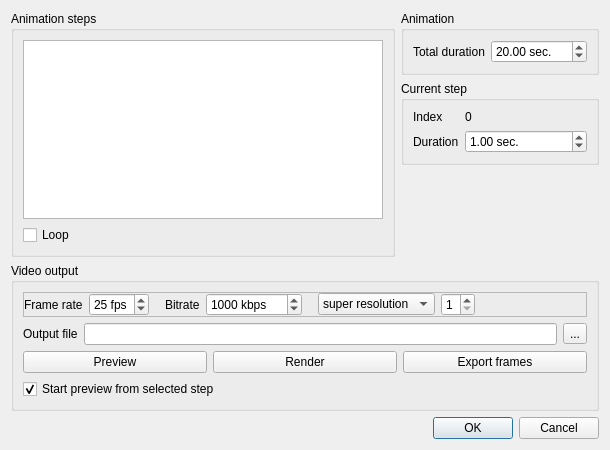
<?xml version="1.0" encoding="UTF-8"?>
<ui version="4.0">
 <class>AnimationDialog</class>
 <widget class="QDialog" name="AnimationDialog">
  <property name="geometry">
   <rect>
    <x>0</x>
    <y>0</y>
    <width>610</width>
    <height>450</height>
   </rect>
  </property>
  <property name="windowTitle">
   <string>Animation</string>
  </property>
  <property name="windowIcon">
   <iconset>
    <normaloff>:/CC/plugin/qAnimation/animation.png</normaloff>:/CC/plugin/qAnimation/animation.png</iconset>
  </property>
  <layout class="QVBoxLayout" name="verticalLayout_4">
   <item>
    <layout class="QHBoxLayout" name="horizontalLayout_2">
     <item>
      <widget class="QGroupBox" name="groupBox_2">
       <property name="title">
        <string>Animation steps</string>
       </property>
       <layout class="QVBoxLayout" name="verticalLayout_2">
        <item>
         <widget class="QListWidget" name="stepSelectionList">
          <property name="editTriggers">
           <set>QAbstractItemView::NoEditTriggers</set>
          </property>
         </widget>
        </item>
        <item>
         <widget class="QCheckBox" name="loopCheckBox">
          <property name="text">
           <string>Loop</string>
          </property>
         </widget>
        </item>
       </layout>
      </widget>
     </item>
     <item>
      <layout class="QVBoxLayout" name="verticalLayout_3">
       <item>
        <widget class="QGroupBox" name="pathGroupBox">
         <property name="title">
          <string>Animation</string>
         </property>
         <layout class="QFormLayout" name="formLayout_2">
          <property name="fieldGrowthPolicy">
           <enum>QFormLayout::AllNonFixedFieldsGrow</enum>
          </property>
          <item row="0" column="0">
           <widget class="QLabel" name="label_8">
            <property name="text">
             <string>Total duration</string>
            </property>
           </widget>
          </item>
          <item row="0" column="1">
           <widget class="QDoubleSpinBox" name="totalTimeDoubleSpinBox">
            <property name="suffix">
             <string> sec.</string>
            </property>
            <property name="minimum">
             <double>0.100000000000000</double>
            </property>
            <property name="maximum">
             <double>3600.000000000000000</double>
            </property>
            <property name="value">
             <double>20.000000000000000</double>
            </property>
           </widget>
          </item>
         </layout>
        </widget>
       </item>
       <item>
        <widget class="QGroupBox" name="currentStepGroupBox">
         <property name="title">
          <string>Current step</string>
         </property>
         <layout class="QFormLayout" name="formLayout">
          <property name="fieldGrowthPolicy">
           <enum>QFormLayout::AllNonFixedFieldsGrow</enum>
          </property>
          <item row="0" column="0">
           <widget class="QLabel" name="label_6">
            <property name="text">
             <string>Index</string>
            </property>
           </widget>
          </item>
          <item row="0" column="1">
           <widget class="QLabel" name="stepIndexLabel">
            <property name="text">
             <string notr="true">0</string>
            </property>
           </widget>
          </item>
          <item row="1" column="0">
           <widget class="QLabel" name="label_2">
            <property name="text">
             <string>Duration</string>
            </property>
           </widget>
          </item>
          <item row="1" column="1">
           <widget class="QDoubleSpinBox" name="stepTimeDoubleSpinBox">
            <property name="toolTip">
             <string>Speed modifier for the current step</string>
            </property>
            <property name="suffix">
             <string> sec.</string>
            </property>
            <property name="maximum">
             <double>3600.000000000000000</double>
            </property>
            <property name="singleStep">
             <double>1.000000000000000</double>
            </property>
            <property name="value">
             <double>1.000000000000000</double>
            </property>
           </widget>
          </item>
         </layout>
        </widget>
       </item>
       <item>
        <spacer name="verticalSpacer_2">
         <property name="orientation">
          <enum>Qt::Vertical</enum>
         </property>
         <property name="sizeHint" stdset="0">
          <size>
           <width>20</width>
           <height>40</height>
          </size>
         </property>
        </spacer>
       </item>
      </layout>
     </item>
    </layout>
   </item>
   <item>
    <widget class="QGroupBox" name="groupBox_3">
     <property name="sizePolicy">
      <sizepolicy hsizetype="Preferred" vsizetype="Maximum">
       <horstretch>0</horstretch>
       <verstretch>0</verstretch>
      </sizepolicy>
     </property>
     <property name="title">
      <string>Video output</string>
     </property>
     <layout class="QVBoxLayout" name="verticalLayout">
      <item>
       <widget class="QFrame" name="bitrateFrame">
        <property name="frameShape">
         <enum>QFrame::StyledPanel</enum>
        </property>
        <property name="frameShadow">
         <enum>QFrame::Raised</enum>
        </property>
        <layout class="QHBoxLayout" name="horizontalLayout_4">
         <property name="leftMargin">
          <number>0</number>
         </property>
         <property name="topMargin">
          <number>0</number>
         </property>
         <property name="rightMargin">
          <number>0</number>
         </property>
         <property name="bottomMargin">
          <number>0</number>
         </property>
         <item>
          <widget class="QLabel" name="label">
           <property name="text">
            <string>Frame rate</string>
           </property>
          </widget>
         </item>
         <item>
          <widget class="QSpinBox" name="fpsSpinBox">
           <property name="toolTip">
            <string>Number of frames per second</string>
           </property>
           <property name="suffix">
            <string> fps</string>
           </property>
           <property name="minimum">
            <number>1</number>
           </property>
           <property name="value">
            <number>25</number>
           </property>
          </widget>
         </item>
         <item>
          <spacer name="horizontalSpacer">
           <property name="orientation">
            <enum>Qt::Horizontal</enum>
           </property>
           <property name="sizeType">
            <enum>QSizePolicy::Fixed</enum>
           </property>
           <property name="sizeHint" stdset="0">
            <size>
             <width>10</width>
             <height>0</height>
            </size>
           </property>
          </spacer>
         </item>
         <item>
          <widget class="QLabel" name="label_3">
           <property name="text">
            <string>Bitrate</string>
           </property>
          </widget>
         </item>
         <item>
          <widget class="QSpinBox" name="bitrateSpinBox">
           <property name="toolTip">
            <string>Bitrate (in kbit/s)
The higher the better the quality (but the bigger the file)</string>
           </property>
           <property name="suffix">
            <string> kbps</string>
           </property>
           <property name="minimum">
            <number>100</number>
           </property>
           <property name="maximum">
            <number>1000000</number>
           </property>
           <property name="singleStep">
            <number>100</number>
           </property>
           <property name="value">
            <number>1000</number>
           </property>
          </widget>
         </item>
         <item>
          <spacer name="horizontalSpacer_3">
           <property name="orientation">
            <enum>Qt::Horizontal</enum>
           </property>
           <property name="sizeType">
            <enum>QSizePolicy::Fixed</enum>
           </property>
           <property name="sizeHint" stdset="0">
            <size>
             <width>10</width>
             <height>0</height>
            </size>
           </property>
          </spacer>
         </item>
         <item>
          <widget class="QComboBox" name="renderingModeComboBox">
           <property name="toolTip">
            <string>- Super resolution: render the frame at a higher resolution (2, 3 or 4 times larger)
and then shrink it back down to size (this makes some noisy pixels drop off and
reduce the flicker that is often present in animations). Super resolution is only
applied on the output video (= not visible in Preview mode)
- Zoom: render the frame and the animation at a higher resolution (2, 3 or 4 times
larger). You may have to increase the points size beforehand.</string>
           </property>
           <property name="sizeAdjustPolicy">
            <enum>QComboBox::AdjustToContents</enum>
           </property>
           <item>
            <property name="text">
             <string>super resolution</string>
            </property>
           </item>
           <item>
            <property name="text">
             <string>zoom</string>
            </property>
           </item>
          </widget>
         </item>
         <item>
          <widget class="QSpinBox" name="superResolutionSpinBox">
           <property name="toolTip">
            <string>See combo-box tooltip</string>
           </property>
           <property name="minimum">
            <number>1</number>
           </property>
           <property name="maximum">
            <number>4</number>
           </property>
          </widget>
         </item>
         <item>
          <spacer name="horizontalSpacer_2">
           <property name="orientation">
            <enum>Qt::Horizontal</enum>
           </property>
           <property name="sizeHint" stdset="0">
            <size>
             <width>0</width>
             <height>0</height>
            </size>
           </property>
          </spacer>
         </item>
        </layout>
       </widget>
      </item>
      <item>
       <layout class="QHBoxLayout" name="horizontalLayout_3">
        <item>
         <widget class="QLabel" name="label_4">
          <property name="text">
           <string>Output file</string>
          </property>
         </widget>
        </item>
        <item>
         <widget class="QLineEdit" name="outputFileLineEdit"/>
        </item>
        <item>
         <widget class="QToolButton" name="browseButton">
          <property name="text">
           <string notr="true">...</string>
          </property>
         </widget>
        </item>
       </layout>
      </item>
      <item>
       <layout class="QHBoxLayout" name="horizontalLayout">
        <item>
         <widget class="QPushButton" name="previewButton">
          <property name="toolTip">
           <string>Preview the animation</string>
          </property>
          <property name="text">
           <string>Preview</string>
          </property>
         </widget>
        </item>
        <item>
         <widget class="QPushButton" name="renderButton">
          <property name="toolTip">
           <string>Creates the animation file</string>
          </property>
          <property name="text">
           <string>Render</string>
          </property>
         </widget>
        </item>
        <item>
         <widget class="QPushButton" name="exportFramesPushButton">
          <property name="toolTip">
           <string>Export frames as individual images</string>
          </property>
          <property name="text">
           <string>Export frames</string>
          </property>
         </widget>
        </item>
       </layout>
      </item>
      <item>
       <widget class="QCheckBox" name="previewFromSelectedCheckBox">
        <property name="text">
         <string>Start preview from selected step</string>
        </property>
        <property name="checked">
         <bool>true</bool>
        </property>
       </widget>
      </item>
     </layout>
    </widget>
   </item>
   <item>
    <widget class="QDialogButtonBox" name="buttonBox">
     <property name="orientation">
      <enum>Qt::Horizontal</enum>
     </property>
     <property name="standardButtons">
      <set>QDialogButtonBox::Cancel|QDialogButtonBox::Ok</set>
     </property>
    </widget>
   </item>
  </layout>
 </widget>
 <resources/>
 <connections>
  <connection>
   <sender>buttonBox</sender>
   <signal>accepted()</signal>
   <receiver>AnimationDialog</receiver>
   <slot>accept()</slot>
   <hints>
    <hint type="sourcelabel">
     <x>258</x>
     <y>429</y>
    </hint>
    <hint type="destinationlabel">
     <x>157</x>
     <y>274</y>
    </hint>
   </hints>
  </connection>
  <connection>
   <sender>buttonBox</sender>
   <signal>rejected()</signal>
   <receiver>AnimationDialog</receiver>
   <slot>reject()</slot>
   <hints>
    <hint type="sourcelabel">
     <x>326</x>
     <y>429</y>
    </hint>
    <hint type="destinationlabel">
     <x>286</x>
     <y>274</y>
    </hint>
   </hints>
  </connection>
 </connections>
</ui>
